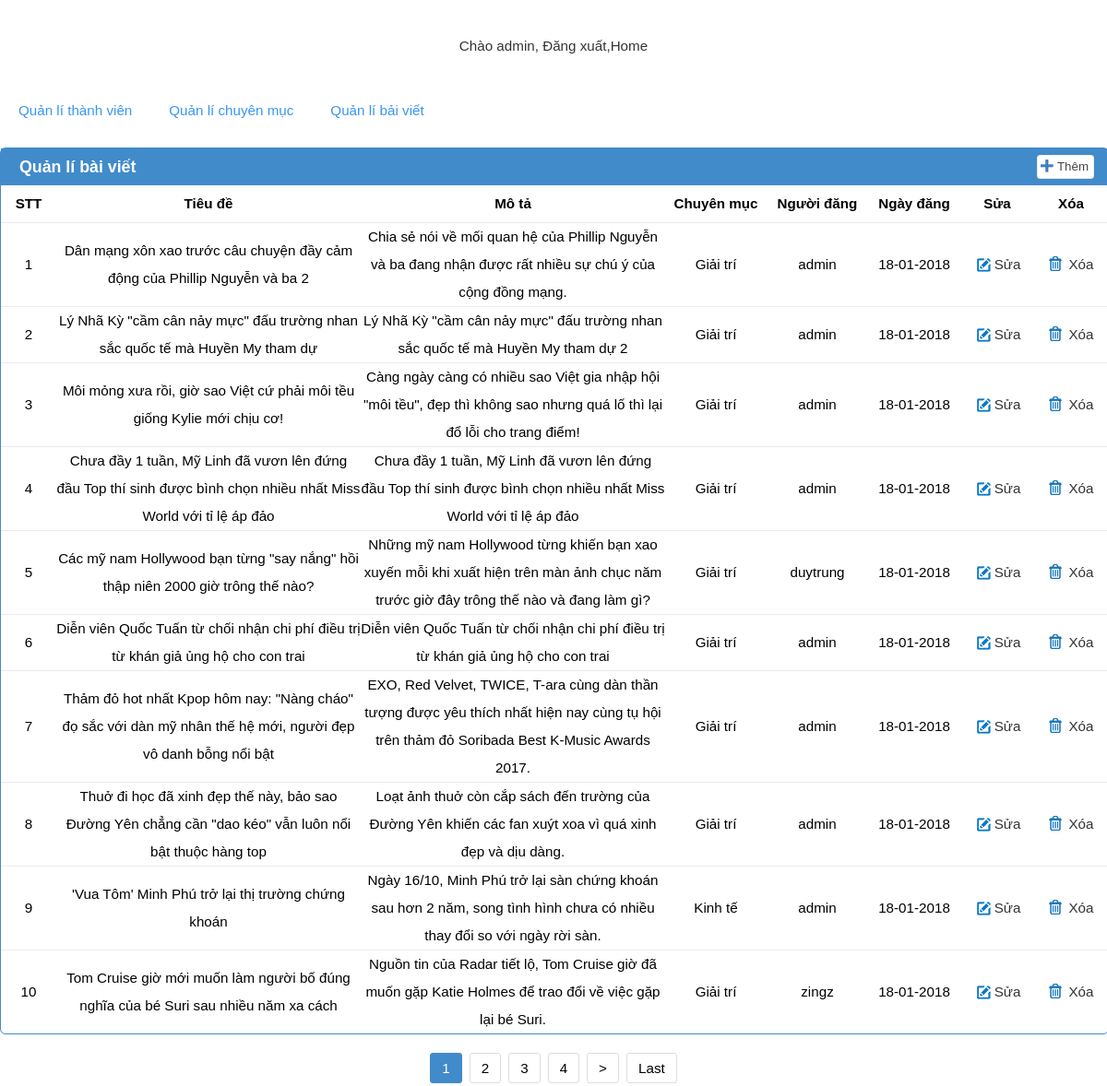
Page /admin/article.php (signed in) on the committed database.
### tables this page shows
CREATE TABLE `tintuc` (
  `news_id` int(11) NOT NULL,
  `news_title` varchar(500) NOT NULL,
  `hinhanh` varchar(100) NOT NULL,
  `mota` text NOT NULL,
  `content` text NOT NULL,
  `post_on` datetime NOT NULL,
  `cate_id` int(11) NOT NULL,
  `user_id` int(11) NOT NULL
);

CREATE TABLE `category` (
  `cate_id` int(11) NOT NULL,
  `cate_name` varchar(100) NOT NULL
);

CREATE TABLE `users` (
  `user_id` int(11) NOT NULL,
  `user_name` varchar(50) NOT NULL,
  `password` varchar(50) NOT NULL,
  `join_date` date NOT NULL,
  `level` int(11) NOT NULL
);

### admin/article.php (the view, shortened to what this page needs)
<?php require("templates/header.php");
	require '../library/connect.php';
	require_once("../library/phantrang.php");
?>
	<div id="container">
		<div id="header">
			<p>Chào <?php echo $_SESSION['user_name'];?>, <a href="../logout.php">Đăng xuất</a>,<a href="../index.php">Home</a></p>
		</div>
		<div id="nav">
			<ul>
				<li><a href="user.php">Quản lí thành viên</a></li>
				<li><a href="category.php">Quản lí chuyên mục</a></li>
				<li><a href="article.php">Quản lí bải viết</a></li>
			</ul>
		</div>
		<div id="content-x">
			<div>
				<h3>Quản lí bài viết</h3>
				<button id="add-article"><span class="icon-add" />Thêm</button>
			</div>
		<table id="table-article">
			<tr>
				<th style="width: 60px">STT</th>
				<th>Tiêu đề</th>
				<th width="330px">Mô tả</th>
				<th width= "110px">Chuyên mục</th>
				<th width= "110px">Người đăng</th>
				<th style="width: 100px">Ngày đăng</th>
				<th style="width: 80px;">Sửa</th>
				<th style="width: 80px;">Xóa</th>
			</tr>
				<?php
				$itemDisplay= 10;
				$sql = "SELECT news_id FROM tintuc";
				$stmt= $conn->prepare($sql);
				$stmt->execute();
				$totalNews= $stmt->rowCount();
				$totalPage=ceil($totalNews/$itemDisplay);
				if(isset($_GET['page']) && filter_var($_GET['page'],FILTER_VALIDATE_INT) && $_GET['page']>=1){
					if($totalPage<$_GET['page']){
						$start = ($totalPage-1) * $itemDisplay;
					}else{
						$start= ($_GET['page']-1) * $itemDisplay;
					}
				}else{
					$start=0;
				}
				$sql= 	"SELECT t.news_title,t.news_id,t.hinhanh,t.mota,t.post_on,c.cate_name,u.user_name ";
				$sql.= 	"FROM tintuc t ";
				$sql.= 	"INNER JOIN category c ";
				$sql.=  "USING (cate_id) ";
				$sql.=  "INNER JOIN users u ";
				$sql.=  "USING (user_id) ";
				$sql.=  "LIMIT $start,$itemDisplay ";
				$stmt= $conn->prepare($sql);
				$stmt->execute();
				if($stmt->rowCount()>0){
					if(isset($_GET['page'])){
						$stt= ($_GET['page']-1)*$itemDisplay+1;
					}else{
						$stt=1;
					}
					$news = $stmt->fetchAll(PDO::FETCH_OBJ);
					foreach ($news as $new) {
					?>
					<tr>
					<td><?php echo $stt;?></td>
					<td><?php echo $new->news_title;?></td>
					<td><?php echo $new->mota;?></td>
					<td><?php echo $new->cate_name;?></td>
					<td><?php echo $new->user_name;?></td>
					<td><?php
						$date = date("d-m-Y");
						echo $date;
					?></td>
					<td><a href="javascript:void(0)" class="edit-article" data-newsid="<?php echo $new->news_id;?>"><span class="icon-edit" />Sửa</a></td>
					<td>
						<a href="javascript:void(0)" class="del-article" data-newsid="<?php echo $new->news_id;?>"><span class="icon-delete" />Xóa</a></td>
				</tr>
				<?php
				$stt++;
					}
				}
				?>
		</table>
	</div>
</div>

### admin/templates/style.css (style rules this page uses)
* { padding: 0px; margin:0px; }
.icon-add { background:url(../../library/images/icon-add.png) no-repeat; padding-left: 18px; }
.icon-edit { background:url(../../library/images/icon-edit.png) no-repeat; padding-left: 22px; }
.icon-delete { background:url(../../library/images/icon-delete.png) no-repeat; padding-left: 22px; }
a { text-decoration:none; color:#333; }
p { color: #333; }
body { font-family: arial; font-size: 0.95em; }
ul { list-style-type: none; }
#container { width: 1200px; margin:0 auto; }
#header { height: 100px; text-align: center; line-height: 100px; }
#nav ul { height: 40px; }
#nav li { float: left; line-height: 40px; }
#nav li a { color: #3897f0; padding-right: 20px; padding-left: 20px; display: block; }
#content-x { width: 1200px; margin:20px auto; border: 1px solid #418bca; border-radius: 6px; }
#content-x div { height: 40px; line-height: 40px; background: #418bca; color: #fff; }
#content-x div h3 { margin-left:20px; float: left; }
#content-x div button { float: right; width: 62px; height: 26px; line-height: 26px; padding-right: 2px; margin: 7px 15px; border: none; border-radius: 3px; background: #fff; color: #444; box-shadow: inset 0 0 1px #333; cursor: pointer; }
#content-x table { width: 1200px; text-align: center; border-collapse:collapse; }
#content-x table tr { height: 40px; line-height: 30px; border-bottom: 1px solid #eaecee; }

### rows in the picture
tintuc: news_title "Dân mạng xôn xao trước câu chuyện đầy cảm động của Phillip Nguyễn và ba 2", mota "Chia sẻ nói về mối quan hệ của Phillip Nguyễn và ba đang nhận được rất nhiều sự chú ý của cộng đồng mạng.", cate.cate_name "Giải trí", user.user_name "admin"
tintuc: news_title "Lý Nhã Kỳ \"cầm cân nảy mực\" đấu trường nhan sắc quốc tế mà Huyền My tham dự", mota "Lý Nhã Kỳ \"cầm cân nảy mực\" đấu trường nhan sắc quốc tế mà Huyền My tham dự 2", cate.cate_name "Giải trí", user.user_name "admin"
tintuc: news_title "Môi mỏng xưa rồi, giờ sao Việt cứ phải môi tều giống Kylie mới chịu cơ!", mota "Càng ngày càng có nhiều sao Việt gia nhập hội \"môi tều\", đẹp thì không sao nhưng quá lố thì lại đổ lỗi cho trang điểm!", cate.cate_name "Giải trí", user.user_name "admin"
tintuc: news_title "Chưa đầy 1 tuần, Mỹ Linh đã vươn lên đứng đầu Top thí sinh được bình chọn nhiều nhất Miss World với tỉ lệ áp đảo", mota "Chưa đầy 1 tuần, Mỹ Linh đã vươn lên đứng đầu Top thí sinh được bình chọn nhiều nhất Miss World với tỉ lệ áp đảo", cate.cate_name "Giải trí", user.user_name "admin"
tintuc: news_title "Các mỹ nam Hollywood bạn từng \"say nắng\" hồi thập niên 2000 giờ trông thế nào?", mota "Những mỹ nam Hollywood từng khiến bạn xao xuyến mỗi khi xuất hiện trên màn ảnh chục năm trước giờ đây trông thế nào và đang làm gì?", cate.cate_name "Giải trí", user.user_name "duytrung"
tintuc: news_title "Diễn viên Quốc Tuấn từ chối nhận chi phí điều trị từ khán giả ủng hộ cho con trai", mota "Diễn viên Quốc Tuấn từ chối nhận chi phí điều trị từ khán giả ủng hộ cho con trai", cate.cate_name "Giải trí", user.user_name "admin"
tintuc: news_title "Thảm đỏ hot nhất Kpop hôm nay: \"Nàng cháo\" đọ sắc với dàn mỹ nhân thế hệ mới, người đẹp vô danh bỗng nổi bật", mota "EXO, Red Velvet, TWICE, T-ara cùng dàn thần tượng được yêu thích nhất hiện nay cùng tụ hội trên thảm đỏ Soribada Best K-Music Awards 2017.", cate.cate_name "Giải trí", user.user_name "admin"
tintuc: news_title "Thuở đi học đã xinh đẹp thế này, bảo sao Đường Yên chẳng cần \"dao kéo\" vẫn luôn nổi bật thuộc hàng top", mota "Loạt ảnh thuở còn cắp sách đến trường của Đường Yên khiến các fan xuýt xoa vì quá xinh đẹp và dịu dàng.", cate.cate_name "Giải trí", user.user_name "admin"
tintuc: news_title "'Vua Tôm' Minh Phú trở lại thị trường chứng khoán", mota "Ngày 16/10, Minh Phú trở lại sàn chứng khoán sau hơn 2 năm, song tình hình chưa có nhiều thay đổi so với ngày rời sàn.", cate.cate_name "Kinh tế", user.user_name "admin"
tintuc: news_title "Tom Cruise giờ mới muốn làm người bố đúng nghĩa của bé Suri sau nhiều năm xa cách", mota "Nguồn tin của Radar tiết lộ, Tom Cruise giờ đã muốn gặp Katie Holmes để trao đổi về việc gặp lại bé Suri.", cate.cate_name "Giải trí", user.user_name "zingz"

### other values in the picture
$_SESSION['user_name'] "admin"
